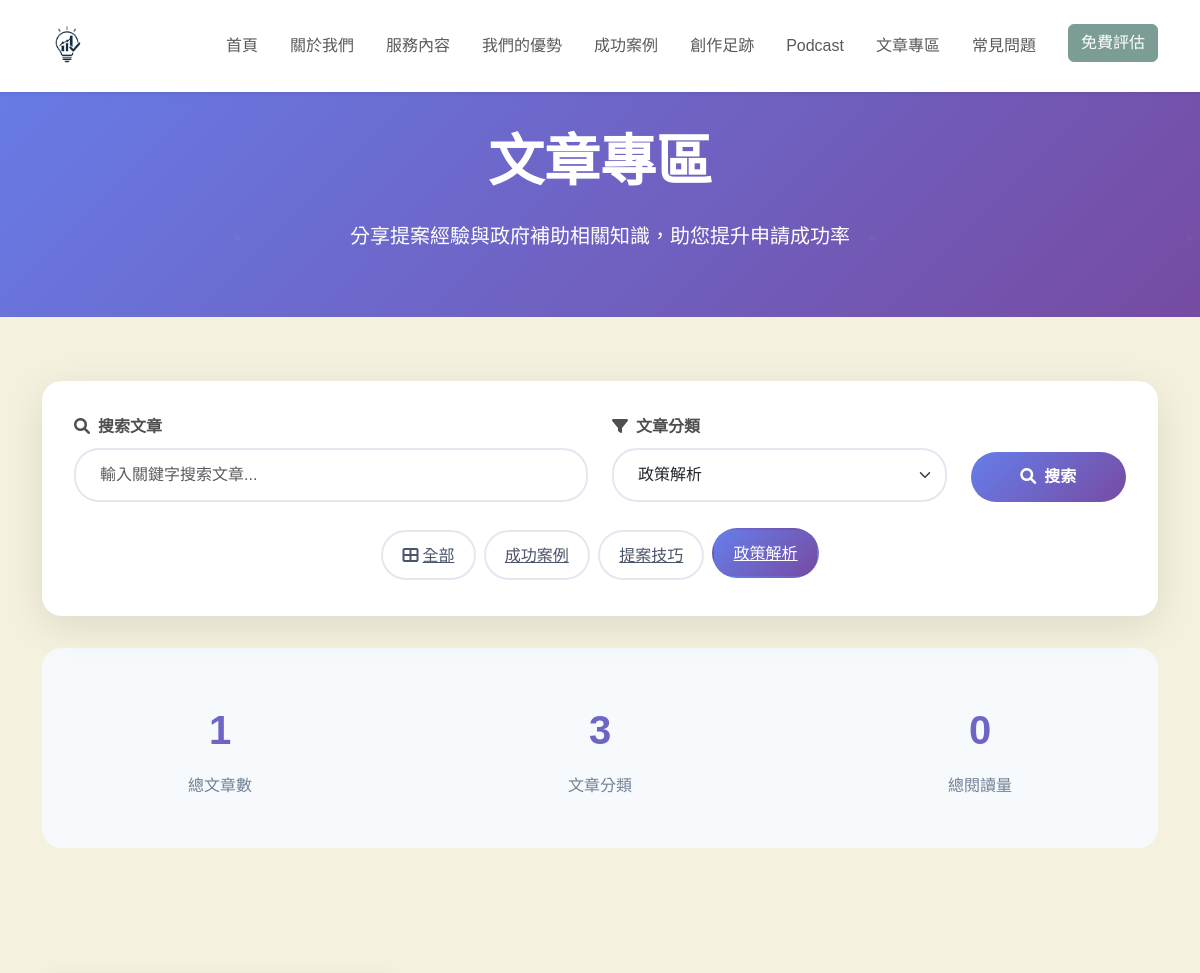
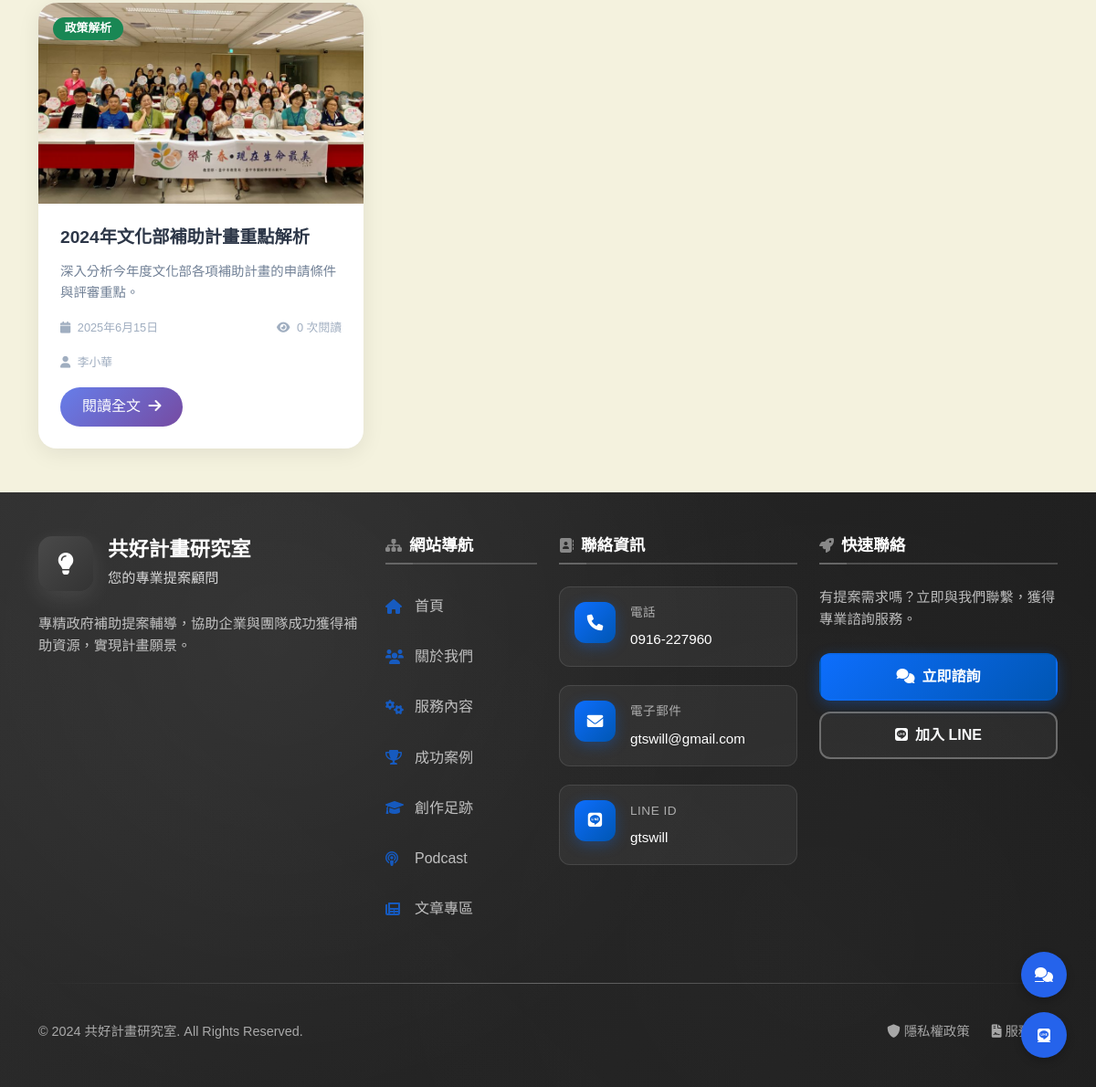
Screenshot of /articles.php?category=政策解析 with the database file from the repository (2 pictures, top to bottom).
### tables this page shows
CREATE TABLE IF NOT EXISTS articles (
    id INT AUTO_INCREMENT PRIMARY KEY,
    title VARCHAR(200) NOT NULL,
    slug VARCHAR(200) NOT NULL UNIQUE,
    content LONGTEXT NOT NULL,
    excerpt TEXT,
    featured_image VARCHAR(255),
    category VARCHAR(50) NOT NULL,
    author VARCHAR(100) NOT NULL,
    tags TEXT,
    status ENUM('draft', 'published') DEFAULT 'draft',
    views INT DEFAULT 0,
    created_at TIMESTAMP DEFAULT CURRENT_TIMESTAMP,
    updated_at TIMESTAMP DEFAULT CURRENT_TIMESTAMP ON UPDATE CURRENT_TIMESTAMP,
    INDEX idx_status (status),
    INDEX idx_category (category),
    INDEX idx_created_at (created_at)
);

### php/config.php (called while the page is built, shortened)
<?php
function getDBConnection()
{
    try {
        $pdo = new PDO(
            "mysql:host=" . DB_HOST . ";dbname=" . DB_NAME . ";charset=utf8mb4",
            DB_USER,
            DB_PASS,
            [
                PDO::ATTR_ERRMODE => PDO::ERRMODE_EXCEPTION,
                PDO::ATTR_DEFAULT_FETCH_MODE => PDO::FETCH_ASSOC,
                PDO::ATTR_EMULATE_PREPARES => false,
            ]
        );
        return $pdo;
    } catch (PDOException $e) {
        die("資料庫連接失敗: " . $e->getMessage());
    }
}

### php/article_handler.php (called while the page is built, shortened)
<?php
require_once 'config.php';
class ArticleHandler
{
    private $pdo;
    public function __construct()
    {
        $this->pdo = getDBConnection();
    }
    public function getCategories()
    {
        try {
            $stmt = $this->pdo->query("SELECT DISTINCT category FROM articles WHERE status = 'published' AND category IS NOT NULL AND category != '' ORDER BY category");
            $categories = [];
            while ($row = $stmt->fetch()) {
                $categories[] = $row['category'];
            }
            return $categories;
        } catch (PDOException $e) {
            error_log("獲取分類錯誤: " . $e->getMessage());
            return [];
        }
    }
    public function getArticleCount($status = 'published', $search = '', $category = '')
    {
        try {
            $sql = "SELECT COUNT(*) as count FROM articles WHERE status = ?";
            $params = [$status];
            if (!empty($category)) {
                $sql .= " AND category = ?";
                $params[] = $category;
            }
            $stmt = $this->pdo->prepare($sql);
            $stmt->execute($params);
            return $stmt->fetch()['count'];
        } catch (PDOException $e) {
            error_log("獲取文章數量錯誤: " . $e->getMessage());
            return 0;
        }
    }
    public function getArticlesPaginated($status = 'published', $page = 1, $perPage = 10, $search = '', $category = '')
    {
        try {
            $offset = ($page - 1) * $perPage;
            $sql = "SELECT * FROM articles WHERE status = ?";
            $params = [$status];
            if (!empty($category)) {
                $sql .= " AND category = ?";
                $params[] = $category;
            }
            $sql .= " ORDER BY created_at DESC LIMIT ? OFFSET ?";
            $params[] = $perPage;
            $params[] = $offset;
            $stmt = $this->pdo->prepare($sql);
            $stmt->execute($params);
            return $stmt->fetchAll();
        } catch (PDOException $e) {
            error_log("分頁獲取文章錯誤: " . $e->getMessage());
            return [];
        }
    }
}

### articles.php (the view, shortened to what this page needs)
<?php
require_once 'php/config.php';
require_once 'php/article_handler.php';
$articleHandler = new ArticleHandler();
$search = isset($_GET['search']) ? trim($_GET['search']) : '';
$category = isset($_GET['category']) ? $_GET['category'] : '';
$page = isset($_GET['page']) ? max(1, intval($_GET['page'])) : 1;
$perPage = 9;
$categories = $articleHandler->getCategories();
$totalArticles = $articleHandler->getArticleCount('published', $search, $category);
$articles = $articleHandler->getArticlesPaginated('published', $page, $perPage, $search, $category);
$categoryColors = [
    '提案技巧' => 'bg-primary',
    '政策解析' => 'bg-success',
    '成功案例' => 'bg-info',
    '常見問題' => 'bg-warning',
    '實務經驗' => 'bg-secondary'
];
?>
<!DOCTYPE html>
<html lang="zh-TW">
<head>
    <link href="https://cdn.jsdelivr.net/npm/bootstrap@5.3.0/dist/css/bootstrap.min.css" rel="stylesheet">
    <link href="https://unpkg.com/aos@2.3.1/dist/aos.css" rel="stylesheet">
    <link rel="stylesheet" href="https://cdnjs.cloudflare.com/ajax/libs/font-awesome/6.0.0/css/all.min.css">
    <link rel="stylesheet" href="css/index.css">
    <link rel="stylesheet" href="css/all.css">
    <link rel="stylesheet" href="css/articles.css">
</head>
<body>
    <?php include 'navbar.php'; ?>
    <section class="articles-hero">
        <div class="container">
            <div class="row justify-content-center text-center text-white">
                <div class="col-lg-8" data-aos="fade-up">
                    <h1 class="display-4 fw-bold mb-4">文章專區</h1>
                    <p class="lead mb-0">分享提案經驗與政府補助相關知識，助您提升申請成功率</p>
                </div>
            </div>
        </div>
    </section>
    <section class="py-5">
        <div class="container">
            <div class="search-filter-section mt-3" data-aos="fade-up" data-aos-delay="200">
                <form method="GET" action="">
                    <div class="row g-4 align-items-end">
                        <div class="col-lg-6">
                            <label class="form-label fw-semibold mb-2">
                                <i class="fas fa-search me-2"></i>搜索文章
                            </label>
                            <input type="text" name="search" class="form-control search-input"
                                placeholder="輸入關鍵字搜索文章..." value="<?php echo htmlspecialchars($search); ?>">
                        </div>
                        <div class="col-lg-4">
                            <label class="form-label fw-semibold mb-2">
                                <i class="fas fa-filter me-2"></i>文章分類
                            </label>
                            <select name="category" class="form-select search-input">
                                <?php foreach ($categories as $cat): ?>
                                    <option value="<?php echo htmlspecialchars($cat); ?>"
                                        <?php echo $category === $cat ? 'selected' : ''; ?>>
                                        <?php echo htmlspecialchars($cat); ?>
                                    </option>
                                <?php endforeach; ?>
                            </select>
                        </div>
                        <div class="col-lg-2">
                            <button type="submit" class="btn search-btn w-100">
                                <i class="fas fa-search me-2"></i>搜索
                            </button>
                        </div>
                    </div>
                </form>
                <div class="mt-4">
                    <div class="d-flex flex-wrap justify-content-center">
                        <a href="?" class="filter-btn <?php echo empty($category) ? 'active' : ''; ?>">
                            <i class="fas fa-th-large me-1"></i>全部
                        </a>
                        <?php foreach ($categories as $cat): ?>
                            <a href="?category=<?php echo urlencode($cat); ?><?php echo $search ? '&search=' . urlencode($search) : ''; ?>"
                                class="filter-btn <?php echo $category === $cat ? 'active' : ''; ?>">
                                <?php echo htmlspecialchars($cat); ?>
                            </a>
                        <?php endforeach; ?>
                    </div>
                </div>
            </div>
            <div class="stats-section" data-aos="fade-up" data-aos-delay="300">
                <div class="row">
                    <div class="col-md-4">
                        <div class="stat-item">
                            <div class="stat-number"><?php echo $totalArticles; ?></div>
                            <div class="stat-label">總文章數</div>
                        </div>
                    </div>
                    <div class="col-md-4">
                        <div class="stat-item">
                            <div class="stat-number"><?php echo count($categories); ?></div>
                            <div class="stat-label">文章分類</div>
                        </div>
                    </div>
                    <div class="col-md-4">
                        <div class="stat-item">
                            <div class="stat-number"><?php echo array_sum(array_column($articles, 'views')); ?></div>
                            <div class="stat-label">總閱讀量</div>
                        </div>
                    </div>
                </div>
            </div>
        </div>
    </section>
    <section class="py-5">
        <div class="container">
            <?php if (!empty($articles)): ?>
                <div class="row g-4">
                    <?php
                    $delay = 100;
                    foreach ($articles as $article):
                        $categoryColor = $categoryColors[$article['category']] ?? 'bg-secondary';
                        $publishDate = date('Y年n月j日', strtotime($article['created_at']));
                        $featuredImage = !empty($article['featured_image']) ? 'uploads/' . $article['featured_image'] : './img/article1.jpg';
                    ?>
                        <div class="col-lg-4 col-md-6" data-aos="fade-up" data-aos-delay="<?php echo $delay; ?>">
                            <div class="card article-card">
                                <div class="article-image">
                                    <img src="<?php echo htmlspecialchars($featuredImage); ?>"
                                        alt="<?php echo htmlspecialchars($article['title']); ?>">
                                    <span class="badge category-badge <?php echo $categoryColor; ?>">
                                        <?php echo htmlspecialchars($article['category']); ?>
                                    </span>
                                </div>
                                <div class="article-content">
                                    <h3 class="article-title"><?php echo htmlspecialchars($article['title']); ?></h3>
                                    <p class="article-excerpt"><?php echo htmlspecialchars($article['excerpt']); ?></p>
                                    <div class="article-meta">
                                        <span>
                                            <i class="fas fa-calendar me-1"></i>
                                            <?php echo $publishDate; ?>
                                        </span>
                                        <span class="ms-auto">
                                            <i class="fas fa-eye me-1"></i>
                                            <?php echo number_format($article['views']); ?> 次閱讀
                                        </span>
                                    </div>
                                    <div class="article-meta mb-3">
                                        <span>
                                            <i class="fas fa-user me-1"></i>
                                            <?php echo htmlspecialchars($article['author']); ?>
                                        </span>
                                    </div>
                                    <a href="article.php?id=<?php echo $article['id']; ?>" class="btn read-more-btn">
                                        閱讀全文 <i class="fas fa-arrow-right ms-1"></i>
                                    </a>
                                </div>
                            </div>
                        </div>
                    <?php
                        $delay += 50;
                    endforeach;
                    ?>
                </div>
            <?php endif; ?>
        </div>
    </section>
    <?php include 'footer.php'; ?>
    <div class="floating-contact">
        <a href="index.php#contact" class="contact-btn"><i class="fas fa-comments"></i></a>
        <a href="https://line.me/ti/p/gtswill" target="_blank" class="line-btn"><i class="fab fa-line"></i></a>
    </div>
</body>
</html>

### css/index.css (style rules this page uses)
:root { --primary: #2563eb; --primary-dark: #1d4ed8; --secondary: #64748b; --dark: #0f172a; --light: #f8fafc; --gray-100: #f3f4f6; --gray-200: #e5e7eb; --gray-300: #d1d5db; --gray-400: #9ca3af; --gray-500: #6b7280; --primary-color: #7C9D96; --secondary-color: #E9B384; --accent-color: #A1CCD1; --background-color: #F4F2DE; --text-color: #4F4F4F; }
body { font-family: 'Noto Sans TC', sans-serif; line-height: 1.7; color: var(--text-color); overflow-x: hidden; background-color: var(--background-color); }
section { padding: 6rem 0; position: relative; }
.floating-contact { position: fixed; bottom: 2rem; right: 2rem; display: flex; flex-direction: column; gap: 1rem; z-index: 1000; }
.floating-contact a { width: 50px; height: 50px; background: var(--primary); color: white; border-radius: 50%; display: flex; align-items: center; justify-content: center; box-shadow: 0 4px 10px rgba(0, 0, 0, 0.2); transition: all 0.3s ease; }

### css/articles.css (style rules this page uses)
.articles-hero { background: linear-gradient(135deg, #667eea 0%, #764ba2 100%); padding: 8rem 0 4rem; position: relative; overflow: hidden; }
.articles-hero::before { content: ''; position: absolute; top: 0; left: 0; right: 0; bottom: 0; opacity: 0.3; }
.search-filter-section { background: white; border-radius: 20px; padding: 2rem; box-shadow: 0 10px 40px rgba(0, 0, 0, 0.1); margin-top: -3rem; position: relative; z-index: 10; }
.article-card { background: white; border-radius: 20px; overflow: hidden; box-shadow: 0 5px 25px rgba(0, 0, 0, 0.08); transition: all 0.3s ease; height: 100%; border: none; }
.article-image { height: 220px; overflow: hidden; position: relative; }
.article-image img { width: 100%; height: 100%; object-fit: cover; transition: transform 0.3s ease; }
.category-badge { position: absolute; top: 1rem; left: 1rem; z-index: 5; font-size: 0.8rem; padding: 0.4rem 0.8rem; border-radius: 20px; font-weight: 600; }
.article-content { padding: 1.5rem; display: flex; flex-direction: column; height: calc(100% - 220px); }
.article-title { font-size: 1.2rem; font-weight: 600; margin-bottom: 0.8rem; line-height: 1.4; color: #2d3748; }
.article-excerpt { color: #718096; font-size: 0.9rem; line-height: 1.6; margin-bottom: 1rem; flex-grow: 1; }
.article-meta { display: flex; justify-content: between; align-items: center; font-size: 0.8rem; color: #a0aec0; margin-bottom: 1rem; }
.read-more-btn { background: linear-gradient(135deg, #667eea 0%, #764ba2 100%); border: none; color: white; padding: 0.6rem 1.5rem; border-radius: 25px; font-weight: 500; transition: all 0.3s ease; align-self: flex-start; }
.filter-btn { border: 2px solid #e2e8f0; background: white; color: #4a5568; padding: 0.6rem 1.2rem; border-radius: 25px; font-weight: 500; transition: all 0.3s ease; margin: 0.25rem; }
.filter-btn:hover, .filter-btn.active { background: linear-gradient(135deg, #667eea 0%, #764ba2 100%); border-color: transparent; color: white; transform: translateY(-2px); }
.search-input { border: 2px solid #e2e8f0; border-radius: 25px; padding: 0.8rem 1.5rem; font-size: 1rem; transition: all 0.3s ease; }
.search-btn { background: linear-gradient(135deg, #667eea 0%, #764ba2 100%); border: none; color: white; padding: 0.8rem 2rem; border-radius: 25px; font-weight: 600; transition: all 0.3s ease; }
.stats-section { background: #f7fafc; padding: 2rem 0; margin: 2rem 0; border-radius: 20px; }
.stat-item { text-align: center; padding: 1rem; }
.stat-number { font-size: 2.5rem; font-weight: 700; background: linear-gradient(135deg, #667eea 0%, #764ba2 100%); -webkit-background-clip: text; -webkit-text-fill-color: transparent; background-clip: text; }
.stat-label { color: #718096; font-weight: 500; margin-top: 0.5rem; }

### rows the page displays
articles: featured_image (picture), category "政策解析", title "2024年文化部補助計畫重點解析", excerpt "深入分析今年度文化部各項補助計畫的申請條件與評審重點。", created_at "2025年6月15日", views "0", author "李小華"

### other values shown
$cat "成功案例"
$cat "提案技巧"
$cat "政策解析"
$totalArticles "1"
count($categories) "3"
array_sum(array_column($articles, 'views')) "0"
form field category "政策解析"
